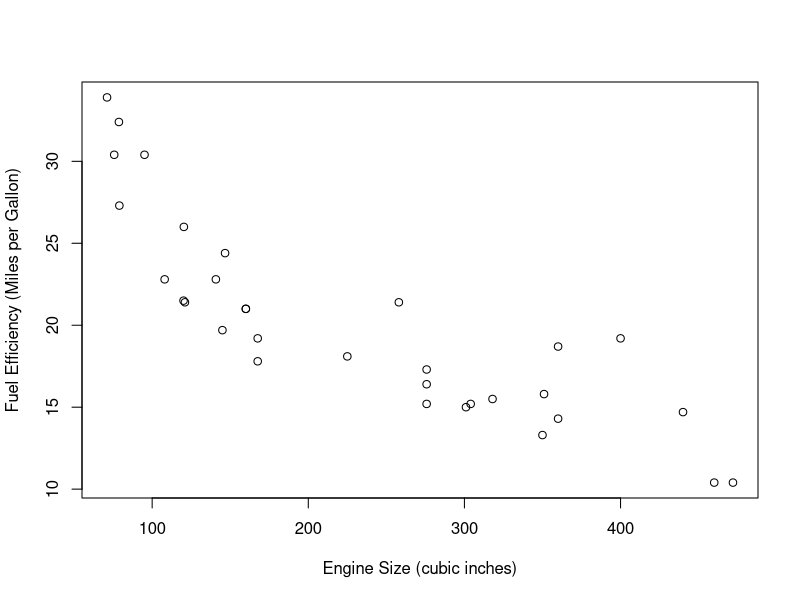
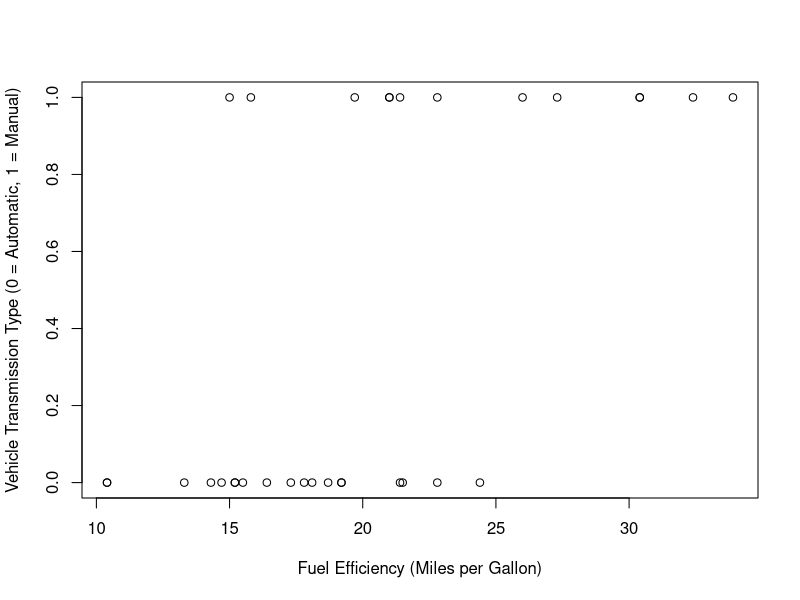

Recreate these plots in R, in order. (Note: this script raises an error after producing the figures.)
#Chapter 2

#There are two major types of ML algorithms: Supervised and unsupervised. Supervised learning
#models are those in wich a ML model is scored and tuned against some sort of known quantity.
#unsupervised are those in which ML models  derives patterns and information from data determining
#the known quantity tuning parameter itself

#regression example
plot(y = mtcars$mpg, x = mtcars$disp, xlab = "Engine Size (cubic inches)",
     ylab = "Fuel Efficiency (Miles per Gallon)")
model <- lm(formula = mpg ~ disp, data = mtcars) #MCO
summary(model)
coef(model)[2] * 200 + coef(model)[1] #Calculate mpg for a car with disp = 200

#Training and testing data
summary(model)


#We make the segmentation between training and testing data with 80% an 20%

split_size = 0.8 #Define the share 
sample_size = floor(split_size * nrow(mtcars)) #total size of training data
set.seed(123) #Set the seed for get the same output
train_indices <- sample(seq_len(nrow(mtcars)), size = sample_size) #Define the dataframe of traing
train <- mtcars[train_indices, ]
test <- mtcars[-train_indices, ] #The complement is the other set


#We apply the model only to the training data

model2 <- lm(mpg ~ disp, data = train)
new.data <- data.frame(disp = test$disp) #Extract the vector from test data
test$output <- predict(model2, new.data) #Apply the model output to he tes data
sqrt(sum(test$mpg - test$output)^2/nrow(test)) #Calculate the Root Mean Square Error (RMSE)


#El error cuadrático medio (RMSE) se puede interpretar como la diferencia promedio +/- esperada entre un valor predicho y el valor real. 
#Es la desviación estándar de los residuos (la diferencia entre el valor observado y el valor predicho para una característica). 
#RMSE se mide en la misma unidad que el valor objetivo.

#Como ejemplo, supongamos que nuestro objetivo es predecir el valor del contrato y obtenemos RMSE = 1250. 
#Esto significa que, en promedio, el valor predicho difiere +/- 1,250 $ del valor real

#Classification models

#Logistic regression

  plot(x = mtcars$mpg, y = mtcars$am, xlab = "Fuel Efficiency (Miles per Gallon)",
       ylab = "Vehicle Transmission Type (0 = Automatic, 1 = Manual)")
  
  #We can found if a vehicle has authomatic or manual transmission type in function of the
  #fuel efficiency (mpg)
  
  #we separete the training and testing data
  
  Label.train = train[, 9]
  Data.train = train[, -9]
  
  #We build the model with the training data and predict with the testing
  
  model = LogitBoost(Data.train, Label.train) 
  Data.test = test
  Lab = predict(model, Data.test, type = "raw")
  data.frame(row.names(test), test$mpg, test$am, Lab)
  ##
#The mpg is not the best way to predict the type of tranmission
  
#Supervised clustering methods

#Clustering is when you have a set of data and want to define classes based on how
# closely they are grouped. Sometimes, groupings of data might not be inmediatly
#obvious, and clustering algorithms can help to find patters. One of the most
#popular forms of classification is kmeans
  
#We visualize iris width as function of petal length
  
plot(x = iris$Petal.Length, y = iris$Petal.Width, xlab = "Petal Length",
       ylab = "Petal Width")

#We want to try to find three distinct groups in wich to classify this dataset
#We use kmeans

data = data.frame(iris$Petal.Length, iris$Petal.Width) #Create dataset
iris.kmeans <- kmeans(data, 2) #Apply kmeans to find two groups
plot(x = iris$Petal.Length, y = iris$Petal.Width, pch = iris.kmeans$cluster,
     xlab = "Petal Length", ylab = "Petal Width") #graph width vs length with the cluster shape
points(iris.kmeans$centers, pch = 8, cex = 2) #graph with centers points

#We can disinct the two obviously groups, but we find an outlier.
#So, We apply the kmean function with three groups 

iris.kmeans3 <- kmeans(data, 3) #Apply again the code
plot(x = iris$Petal.Length, y = iris$Petal.Width, pch = iris.kmeans3$cluster,
     xlab = "Petal Length", ylab = "Petal Width") #Graph agian
points(iris.kmeans3$centers, pch = 8, cex = 2)

#You have to find the apropiate number of groups, to few underfit, to much made simply


#Actually, We have a data variable called "species" that sparate the data in
# groups by characteristics

par(mfrow = c(1, 2))
plot(x = iris$Petal.Length, y = iris$Petal.Width, pch = iris.kmeans3$cluster,
     xlab = "Petal Length", ylab = "Petal Width", main = "Model Output") #Clustering plot
plot(x = iris$Petal.Length, y = iris$Petal.Width,
     pch = as.integer(iris$Species),
     xlab = "Petal Length", ylab = "Petal Width", main = "Actual Data") #Actual data

table(iris.kmeans3$cluster, iris$Species) #We join the datasets in a table

#We only have six predictions from 150 that no fix with the model, this is a 
#effectiveness of 96%


#Mixed methods. Now, we will talk about mixed methods, that combines regression
#and classification methods.

#Example of tree

library(party)
tree <- ctree(mpg ~ ., data = mtcars)
plot(tree)

#We use the train data to create another tree

tree.train <- ctree(mpg ~ ., data = train)
plot(tree.train)


test$mpg.tree <- predict(tree.train, test)
test$class <- predict(tree.train, test, type = "node")
data.frame(row.names(test), test$mpg, test$mpg.tree, test$class)

#Random Forests

#This excersice is just a example of the intuition about the result of
#use random forest. The graph shows that when you have more trees you error
# is lower

mtcars.rf <- randomForest(mpg ~ ., data = mtcars, ntree = 1000,
                          keep.forest = FALSE, importance = FALSE) #A random forest with 1000 trees
plot(mtcars.rf, log = "y", title = "")

#Neural networks

#This is another easy example of what is a neural network. Neural networks
#needs inputs layer, that reflects the features, the hidden layer that is the number 
#of nodes to computes some function of each feature; and the output layer that is a final 
#processing node (matbe a function)

set.seed(123)

iris.nn <- nnet(Species ~ ., data = iris, size = 2) # A neural network with 2 hidden layers
                                            
table(iris$Species, predict(iris.nn, iris, type = "class")) #Apply the network output to assign the class


#Support Vector Machines

#This is a similar but different model to the logistical regression. 
#It is recommend use logit models when the number of features y larger than
#the number of observations, else you should use SVM model

#In this example, the output is very similar to the output of the neuronal network model

library(e1071)
iris.svm <- svm(Species ~ ., data = iris)
table(iris$Species, predict(iris.svm, iris, type = "class"))


#Unsupervised Clustering Methods

#Unsupervised Clustering Methods

#In the next example the data doesn´t have a explicit categorical label.
#You can use the kmeans clustering algorithm

x <- rbind(matrix(rnorm(100, sd = 0.3), ncol = 2), matrix(rnorm(100,
                                                                mean = 1, sd = 0.3), ncol = 2))
colnames(x) <- c("x", "y") #Here We built a random dataset with two noraml distributions
plot(x)

cl <- kmeans(x, 2)
plot(x, pch = cl$cluster) #The clusteritazion shows the perfect segmentation between both distributions


cl[2] #gives the centers of each cluster
